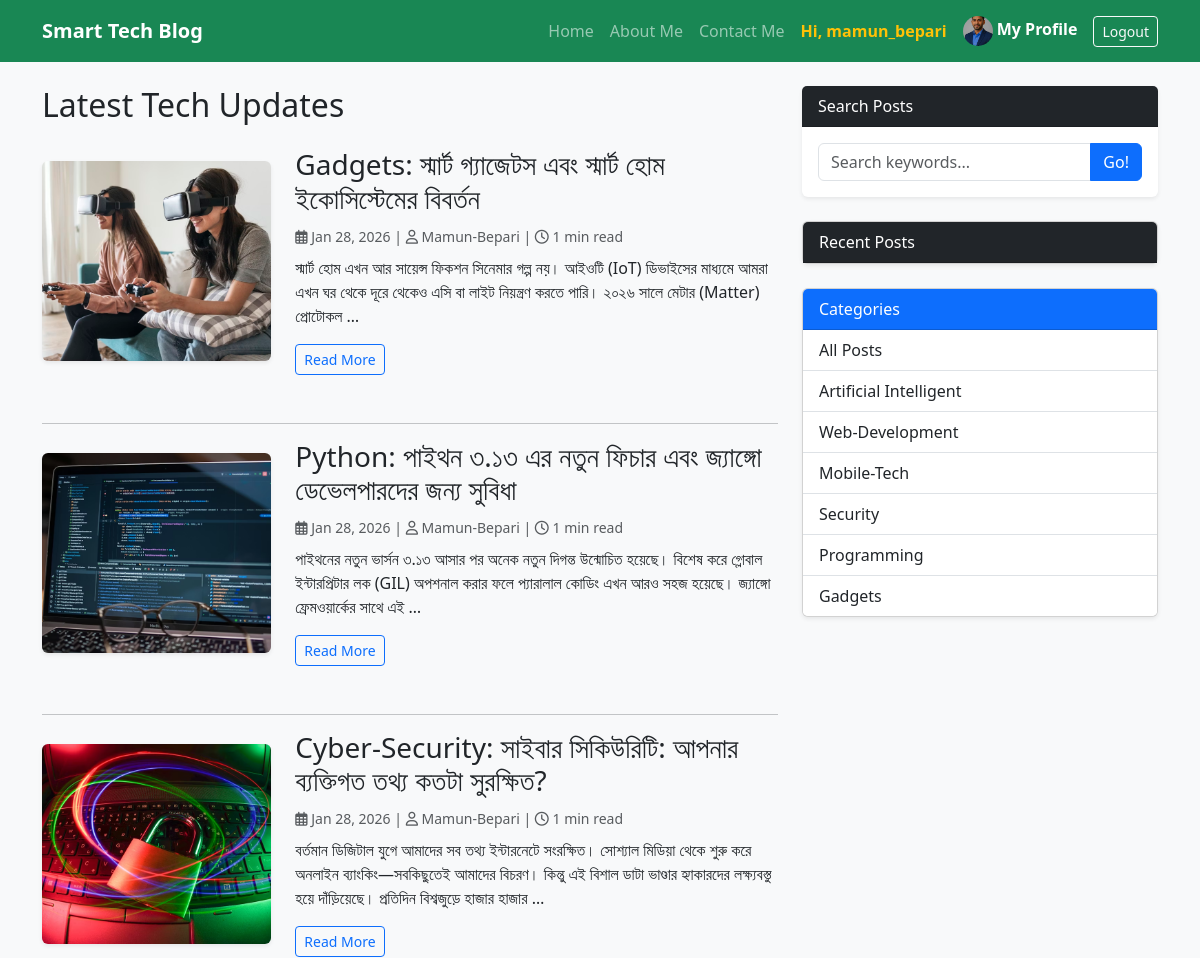
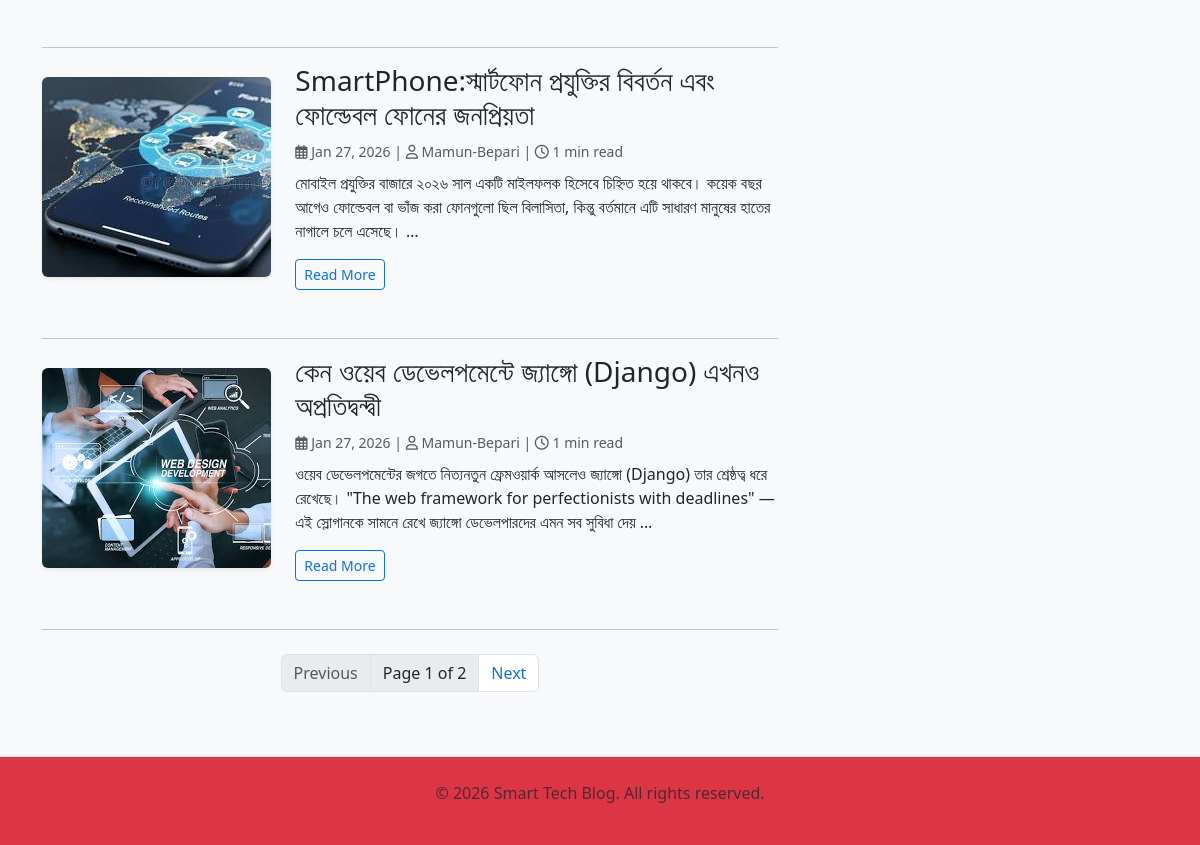
Screenshot of / (signed in) with the database file from the repository (2 pictures, top to bottom).
### accounts/models.py (models this page shows, shortened)
class Profile(models.Model):
   user = models.OneToOneField(User, on_delete=models.CASCADE)
   bio = models.TextField(blank=True)
   profile_pic = models.ImageField(upload_to='profile_pics', default='default.jpg')
   website_url = models.URLField(max_length=200, blank=True)

### blog/models.py (models this page shows, shortened)
class Post(models.Model):
   STATUS_CHOICES = (
      ('draft', 'Draft'),
      ('published', 'Published'),
   )
   title = models.CharField(max_length=250)
   slug = models.SlugField(max_length=250, unique_for_date='publish')
   author = models.ForeignKey(User, on_delete=models.CASCADE, related_name='blog_posts')
   body = models.TextField()
   image = models.ImageField(upload_to='blog/%Y/%m/%d/', blank=True)
   category = models.ForeignKey(Category, on_delete=models.SET_NULL, null=True, related_name='posts')
   publish = models.DateTimeField(default=timezone.now)
   created = models.DateTimeField(auto_now_add=True)
   updated = models.DateTimeField(auto_now=True)
   status = models.CharField(max_length=10, choices=STATUS_CHOICES, default='draft')
   class Meta:
      ordering = ('-publish',)
   def get_absolute_url(self):
       return reverse('blog:post_detail',
                      args=[self.publish.year,
                            self.publish.month,
                            self.publish.day,
                            self.slug]
                     )
   def get_read_time(self):
      word_count = len(self.body.split())
      return math.ceil(word_count / 200)

class Category(models.Model):
   name = models.CharField(max_length=50)
   slug = models.SlugField(unique=True)

### blog/views.py (the view)
# urls.py: path('', views.PostListView.as_view(), name='post_list'),
class PostListView(ListView):
   model = Post
   template_name = 'blog/post/list.html'
   context_object_name = 'posts'
   paginate_by = 5
   def get_queryset(self):
      queryset = Post.objects.filter(status='published')
      search_query = self.request.GET.get('q')
      if search_query:
         queryset = queryset.filter(
             Q(title__icontains=search_query) | Q(body__icontains=search_query)
             )
      category_slug = self.kwargs.get('category_slug')
      if category_slug:
         queryset = queryset.filter(category__slug=category_slug)
      return queryset
   def get_context_data(self, **kwargs):
      context = super().get_context_data(**kwargs)
      context['categories'] = Category.objects.all()
      context['search_query'] = self.request.GET.get('q')
      if self.kwargs.get('category_slug'):
         context['current_category'] = Category.objects.get(slug=self.kwargs['category_slug'])
      return context

### blog/templatetags/blog_tags.py (called while the page is built)
@register.inclusion_tag('blog/post/lastest_posts.html')
def show_latest_posts(count=5):
   lastest_posts = Post.objects.filter(status='Published').order_by('-publish')[:count]
   return {'lastest_posts': lastest_posts}

### templates/blog/post/list.html (shortened to what this page needs)
{% extends "base.html" %}
{% block content %}
<h2 class="mb-4">Latest Tech Updates</h2>
{% for post in posts %}
    <article class="row mb-5 align-items-center">
        <div class="col-md-4">
            {% if post.image %}
                <a href="{{ post.get_absolute_url }}">
                    <img src="{{ post.image.url }}" alt="{{ post.title }}" class="img-fluid rounded shadow-sm" style="height: 200px; width: 100%; object-fit: cover;">
                </a>
            {% else %}
                <div class="bg-secondary text-white d-flex align-items-center justify-content-center rounded shadow-sm" style="height: 200px;">
                    <span>No Image</span>
                </div>
            {% endif %}
        </div>
        <div class="col-md-8">
            <h3>
                <a href="{{ post.get_absolute_url }}" class="text-decoration-none text-dark">{{ post.title }}</a>
            </h3>
            <p class="text-muted mb-2">
                <small>
                    <i class="far fa-calendar-alt"></i> {{ post.publish|date:"M d, Y" }} |
                    <i class="far fa-user"></i> {{ post.author }} |
                    <i class="far fa-clock"></i> {{ post.get_read_time }} min read
                </small>
            </p>
            <div class="post-excerpt">
                {{ post.body|truncatewords:30|linebreaks }}
            </div>
            <a href="{{ post.get_absolute_url }}" class="btn btn-outline-primary btn-sm">Read More</a>
        </div>
    </article>
    <hr>
{% empty %}
    <p>No posts available yet.</p>
{% endfor %}
{% include "pagination.html" with page_obj=page_obj %}
{% endblock %}

### templates/base.html (shortened to what this page needs)
{% load blog_tags %}
<!DOCTYPE html>
<html lang='en'>
<head>
    <link href="https://cdn.jsdelivr.net/npm/bootstrap@5.3.0/dist/css/bootstrap.min.css" rel="stylesheet">
    <link rel="stylesheet" href="https://cdnjs.cloudflare.com/ajax/libs/font-awesome/6.4.0/css/all.min.css">
</head>
<body class="bg-light">
    <nav class="navbar navbar-expand-lg navbar-dark bg-success mb-4">
        <div class="container">
            <a class="navbar-brand fw-bold" href="{% url 'blog:post_list' %}">Smart Tech Blog</a>
            <div class="collapse navbar-collapse" id="navbarNav">
                <ul class="navbar-nav ms-auto align-items-center">
                    <li class="nav-item">
                        <a class="nav-link" href="{% url 'blog:post_list' %}">Home</a>
                    </li>
                    <li class="nav-item">
                        <a class="nav-link" href="{% url 'blog:about' %}">About Me</a>
                    </li>
                    <li class="nav-item">
                        <a class="nav-link" href="{% url 'blog:contact' %}">Contact Me</a>
                    </li>
                    {% if user.is_authenticated %}
                        <li class=nav-item>
                            <span class="nav-link text-warning fw-bold"> Hi, {{ user.username }} </span>
                        </li>
                        <li class="nav-item">
                            <a class="nav-link text-white fw-bold" href="{% url 'accounts:profile' %}">
                            <img src="{{ user.profile.profile_pic.url }}" class="rounded-circle" style="width: 30px; height: 30px; object-fit: cover;">
                                     My Profile
                             </a>
                        </li>
                        <li class="nav-item">
                            <form action="{% url 'logout' %}" method="post" class="d-inline">
                                <button type="submit" class="btn btn-sm btn-outline-light ms-2">Logout</button>
                            </form>
                        </li>
                    {% endif %}
                </ul>
            </div>
        </div>
    </nav>
    <main class="container">
        <div class="row">
            <div class="col-lg-8">
                {% block content %}
                {% endblock %}
            </div>
            <div class="col-lg-4">
                <div class="card mb-4 shadow-sm border-0">
                    <div class="card-header bg-dark text-white font-weight-bold">Search Posts</div>
                    <div class="card-body">
                        <form action="{% url 'blog:post_list' %}" method="get">
                            <div class="input-group">
                                <input name="q" type="text" class="form-control" placeholder="Search keywords..." value="{{ query|default:'' }}">
                                <button class="btn btn-primary" type="submit">Go!</button>
                            </div>
                        </form>
                    </div>
                </div>
                {% show_latest_posts 5 %}
                <div class="card mb-4 shadow-sm">
                    <div class="card-header bg-primary text-white font-weight-bold">Categories</div>
                    <div class="list-group list-group-flush">
                        <a href="{% url 'blog:post_list' %}" class="list-group-item list-group-item-action">All Posts</a>
                        {% for c in categories %}
                            <a href="{% url 'blog:post_list_by_category' c.slug %}"
                               class="list-group-item list-group-item-action {% if category.slug == c.slug %}active{% endif %}">
                               {{ c.name }}
                            </a>
                        {% endfor %}
                    </div>
                </div>
            </div> </div> </main>
    <footer class="py-4 bg-danger border-top mt-5">
        <div class="container text-center text-muted">
            <p>&copy; 2026 Smart Tech Blog. All rights reserved.</p>
        </div>
    </footer>
</body>
</html>

### rows the page displays
Post: image (picture), title "Gadgets: স্মার্ট গ্যাজেটস এবং স্মার্ট হোম ইকোসিস্টেমের বিবর্তন", publish "Jan 28, 2026", author "Mamun-Bepari", get_read_time "1", body "স্মার্ট হোম এখন আর সায়েন্স ফিকশন সিনেমার গল্প নয়। আইওটি (IoT) ডিভাইসের মাধ্যমে আমরা এখন ঘর থেকে দূরে থেকেও এসি বা লাইট নিয়ন্ত্রণ করতে পারি। ২০২৬ সালে মেটার (Matter) প্রোটোকল …"
Post: image (picture), title "Python: পাইথন ৩.১৩ এর নতুন ফিচার এবং জ্যাঙ্গো ডেভেলপারদের জন্য সুবিধা", publish "Jan 28, 2026", author "Mamun-Bepari", get_read_time "1", body "পাইথনের নতুন ভার্সন ৩.১৩ আসার পর অনেক নতুন দিগন্ত উন্মোচিত হয়েছে। বিশেষ করে গ্লোবাল ইন্টারপ্রিটার লক (GIL) অপশনাল করার ফলে প্যারালাল কোডিং এখন আরও সহজ হয়েছে। জ্যাঙ্গো ফ্রেমওয়ার্কের সাথে এই …"
Post: image (picture), title "Cyber-Security: সাইবার সিকিউরিটি: আপনার ব্যক্তিগত তথ্য কতটা সুরক্ষিত?", publish "Jan 28, 2026", author "Mamun-Bepari", get_read_time "1", body "বর্তমান ডিজিটাল যুগে আমাদের সব তথ্য ইন্টারনেটে সংরক্ষিত। সোশ্যাল মিডিয়া থেকে শুরু করে অনলাইন ব্যাংকিং—সবকিছুতেই আমাদের বিচরণ। কিন্তু এই বিশাল ডাটা ভাণ্ডার হ্যাকারদের লক্ষ্যবস্তু হয়ে দাঁড়িয়েছে। প্রতিদিন বিশ্বজুড়ে হাজার হাজার …"
Post: image (picture), title "SmartPhone:স্মার্টফোন প্রযুক্তির বিবর্তন এবং ফোল্ডেবল ফোনের জনপ্রিয়তা", publish "Jan 27, 2026", author "Mamun-Bepari", get_read_time "1", body "মোবাইল প্রযুক্তির বাজারে ২০২৬ সাল একটি মাইলফলক হিসেবে চিহ্নিত হয়ে থাকবে। কয়েক বছর আগেও ফোল্ডেবল বা ভাঁজ করা ফোনগুলো ছিল বিলাসিতা, কিন্তু বর্তমানে এটি সাধারণ মানুষের হাতের নাগালে চলে এসেছে। …"
Post: image (picture), title "কেন ওয়েব ডেভেলপমেন্টে জ্যাঙ্গো (Django) এখনও অপ্রতিদ্বন্দ্বী", publish "Jan 27, 2026", author "Mamun-Bepari", get_read_time "1", body "ওয়েব ডেভেলপমেন্টের জগতে নিত্যনতুন ফ্রেমওয়ার্ক আসলেও জ্যাঙ্গো (Django) তার শ্রেষ্ঠত্ব ধরে রেখেছে। \"The web framework for perfectionists with deadlines\" — এই স্লোগানকে সামনে রেখে জ্যাঙ্গো ডেভেলপারদের এমন সব সুবিধা দেয় …"
Category: name "Artificial Intelligent"
Category: name "Web-Development"
Category: name "Mobile-Tech"
Category: name "Security"
Category: name "Programming"
Category: name "Gadgets"

### other values shown
{{ user.username }} "mamun_bepari"
{{ page_obj.number }} "1"
{{ page_obj.paginator.num_pages }} "2"
